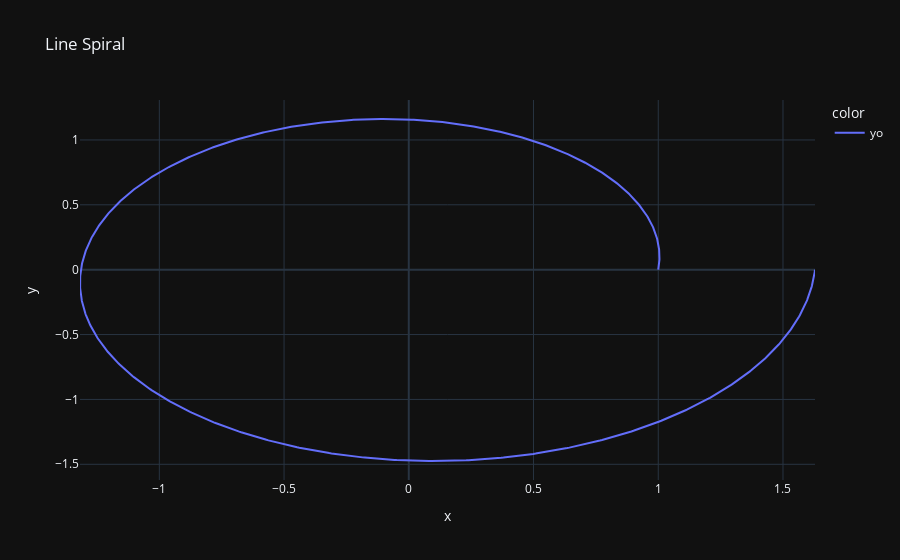

This figure's notebook cell:
### Code cell
import plotly.express as px
# empty dataset
df = pd.DataFrame()
# line spiraling out from (0,0)

# import package np
import numpy as np

def line_spiral(n, a, b):
    return [(a + b * theta) * np.cos(theta) for theta in np.linspace(0, n * 2 * np.pi, 1000)], [(a + b * theta) * np.sin(theta) for theta in np.linspace(0, n * 2 * np.pi, 1000)]

spiral = line_spiral(1, 1, 0.1)
df['x'] = spiral[0]
df['y'] = spiral[1]
df['color'] = 'yo'

# plot
fig = px.line(df, x='x', y='y', color='color', title='Line Spiral')

# show plot
fig.show()

### Figure 1 — Plotly figure (JSON) as saved in the notebook; plotly's stock layout.template omitted (floating-point values rounded to 4 significant figures; data arrays with more than 128 entries replaced by an {"elided": "..."} marker saying what was removed)
{"data": [{"hovertemplate": "color=yo<br>x=%{x}<br>y=%{y}<extra></extra>", "legendgroup": "yo", "line": {"color": "#636efa", "dash": "solid"}, "marker": {"symbol": "circle"}, "mode": "lines", "name": "yo", "orientation": "v", "showlegend": true, "type": "scatter", "x": {"elided": "1000 float values"}, "xaxis": "x", "y": {"elided": "1000 float values"}, "yaxis": "y"}], "layout": {"legend": {"title": {"text": "color"}, "tracegroupgap": 0}, "title": {"text": "Line Spiral"}, "xaxis": {"anchor": "y", "domain": [0.0, 1.0], "title": {"text": "x"}}, "yaxis": {"anchor": "x", "domain": [0.0, 1.0], "title": {"text": "y"}}}}
